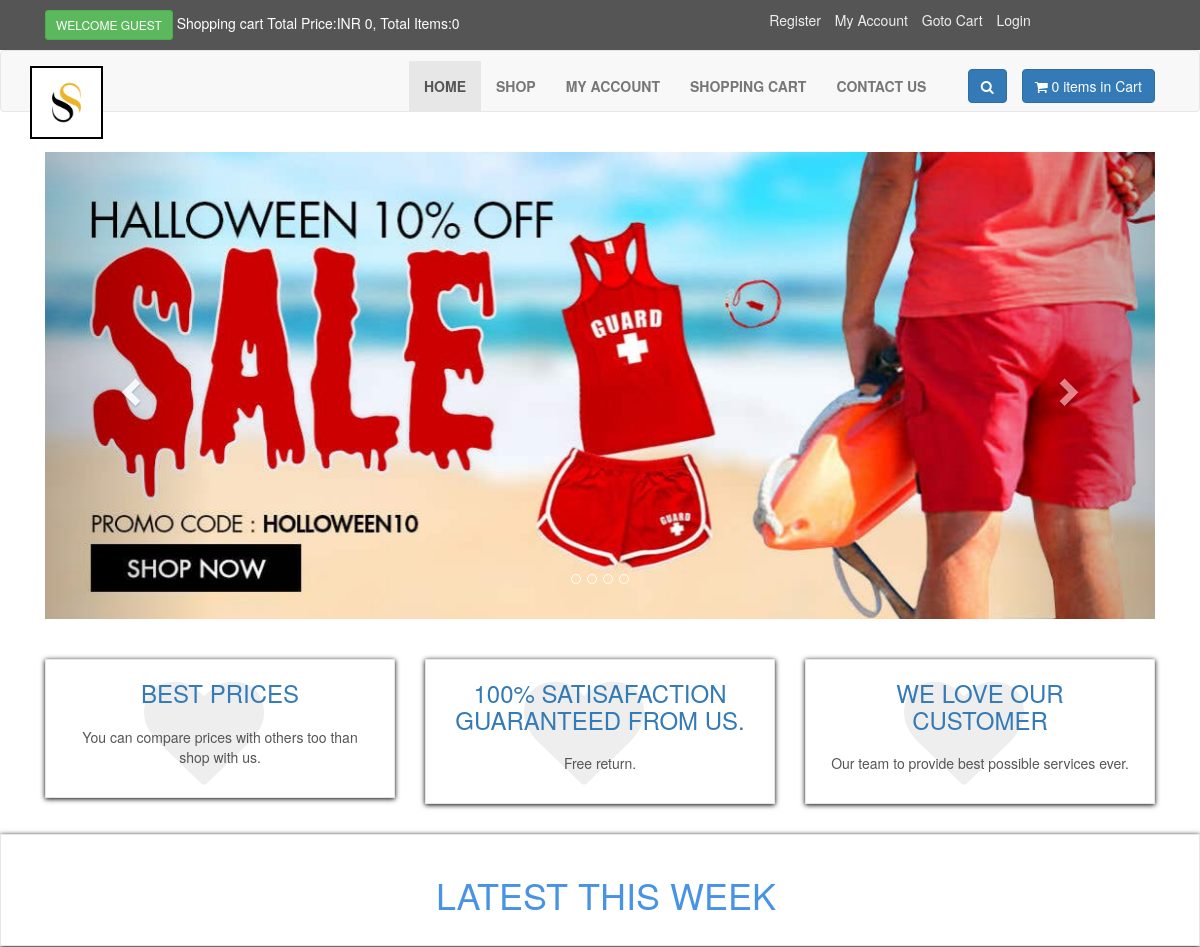
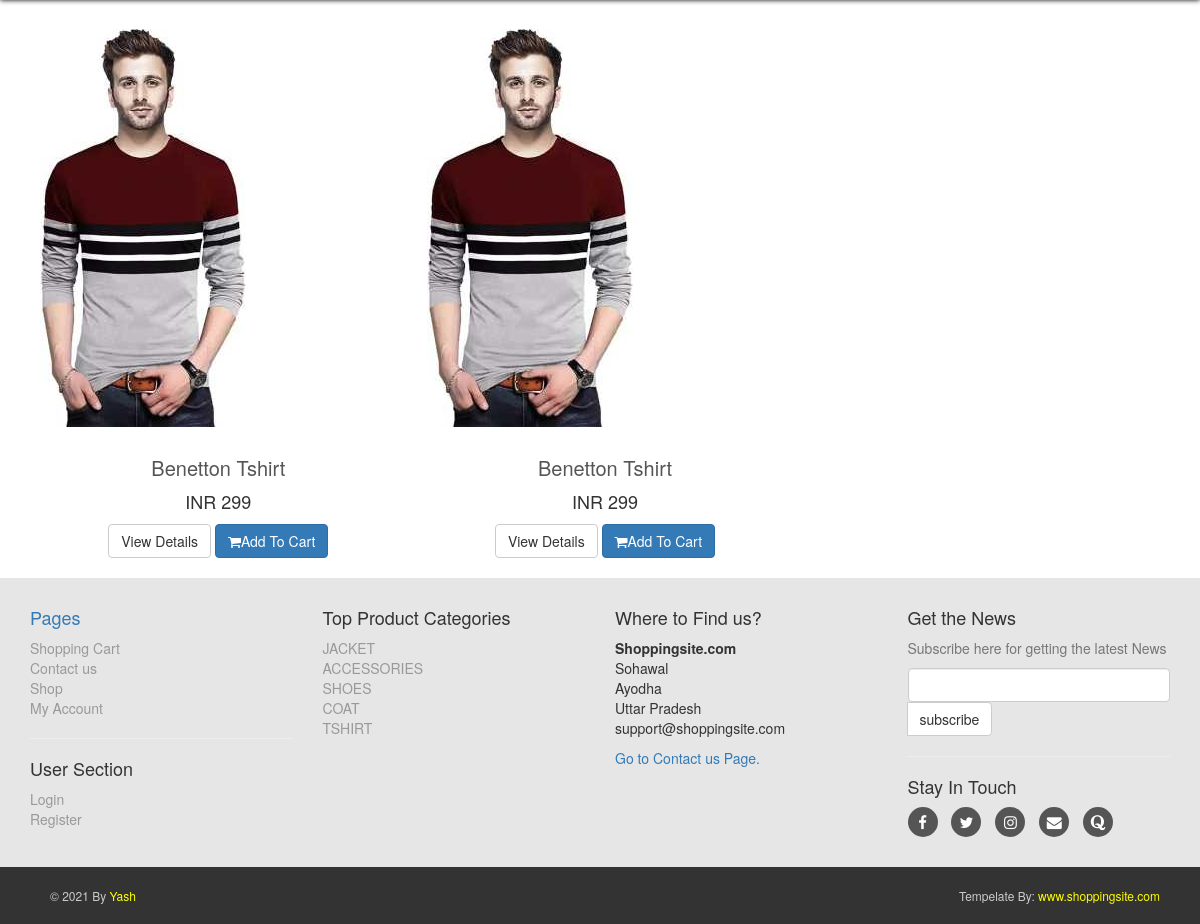
The page / on the database its author committed (2 pictures, top to bottom).
### tables this page shows
CREATE TABLE `products` (
  `product_id` int(11) NOT NULL,
  `p_cat_id` int(11) NOT NULL,
  `cat_id` int(11) NOT NULL,
  `date` timestamp NOT NULL DEFAULT CURRENT_TIMESTAMP ON UPDATE CURRENT_TIMESTAMP,
  `product_title` varchar(1000) NOT NULL,
  `product_main_img` varchar(1000) NOT NULL,
  `product_img1` varchar(1000) NOT NULL,
  `product_img2` varchar(1000) NOT NULL,
  `product_price` int(11) NOT NULL,
  `product_desc` varchar(1000) NOT NULL,
  `product_keyword` varchar(1000) NOT NULL
);

CREATE TABLE `product_categories` (
  `p_cat_id` int(11) NOT NULL,
  `p_cat_title` text NOT NULL,
  `p_cat_desc` text NOT NULL
);

### functions/functions.php (the view, shortened to what this page needs)
<?php
    $db=mysqli_connect("localhost","root","","ecom");
    function getUserIP(){
        switch (true){
            default:return $_SERVER['REMOTE_ADDR'];
        }
    }
    function item(){
        global $db;
        $ip_add=getUserIP();
        $get_items="SELECT * FROM cart WHERE ip_add='$ip_add'";
        $run_item=mysqli_query($db,$get_items);
        $count=mysqli_num_rows($run_item);
        echo $count;
    }
    function totalPrice(){
        $total=0;
        echo $total;
    }
    function getpro(){
        global $db;
        $get_product="SELECT * FROM products order by 1 DESC LIMIT 0,6";
        $run_product=mysqli_query($db,$get_product);
        while($row_product=mysqli_fetch_array($run_product)){
            $pro_id=$row_product['product_id'];
            $pro_title=$row_product['product_title'];
            $pro_price=$row_product['product_price'];
            $pro_main_img=$row_product['product_main_img'];
            echo "<div class='col-md-4 col-sm-6'>
                    <div class='product'>
                        <a href='details.php?pro_id=$pro_id'>
                        <img src='admin_area/product_images/$pro_main_img' alt='product main image' class='img-responsive'>
                        <div class='text'>
                            <h3><a href='details.php?pro_id=$pro_id'>$pro_title</a></h3>
                            <p class='price'>INR $pro_price</p>
                            <p class='buttons'><a href='details.php?pro_id=$pro_id' class='btn btn-default'>View Details</a>
                            <a href='details.php?pro_id=$pro_id' class='btn btn-primary'><i class='fa fa-shopping-cart'></i>Add To Cart</a>
                            <p>
                        </div>
                        <a>
                    </div>
            </div>";
        }
    }
?>

### includes/footer.php (shortened to what this page needs)
<?php
include("db.php");
?>
<div id="footer">
    <div class="container">
        <div class="row">
            <div class="col-md-3 col-sm-6">
                <h4>Pages</h4>
                <ul>
                    <li><a href="cart.php">Shopping Cart</a></li>
                    <li><a href="contact.php">Contact us</a></li>
                    <li><a href="shop.php">Shop</a></li>
                    <li><a href="checkout.php">My Account</a></li>
                </ul>
                <hr>
                <h4>User Section</h4>
                <ul>
                    <li><a href="checkout.php">Login</a></li>
                    <li><a href="customer_registration.php">Register</a></li>
                </ul>
            </div>
            <div class="col-md-3 col-sm-6">
                <h4>Top Product Categories</h4>
                <ul>
                    <?php
                    $get_p_cats="SELECT * FROM product_categories";
                    $run_p_cats=mysqli_query($conn,$get_p_cats);
                    while($row_p_cat=mysqli_fetch_array($run_p_cats)){
                        $p_cat_id=$row_p_cat['p_cat_id'];
                        $p_cat_title=$row_p_cat['p_cat_title'];
                        echo "<li><a href='shop.php?p_cat=$p_cat_id'>$p_cat_title</a></li>";
                    }
                    ?>
                </ul>
            </div>
            <div class="col-md-3 col-sm-6">
                <h4>Where to Find us?</h4>
                <p>
                    <strong>Shoppingsite.com</strong>
                    <br>Sohawal
                    <br>Ayodha
                    <br>Uttar Pradesh
                    <br>support@shoppingsite.com
                </p>
                <a href="contact.php">Go to Contact us Page.</a>
            </div>
            <div class="col-md-3 col-sm-6">
                <h4>Get the News</h4>
                <p class="text-muted">
                    Subscribe here for getting the latest News
                </p>
                <form action="" method="post">
                    <div class="input-green">
                        <input type="text" name="email" class="form-control">
                        <span class="input-group-btn">
                        <input type="submit" class="btn btn-default" value="subscribe">
                        </span>
                    </div>
                </form>
                <hr>
                <h4>Stay In Touch</h4>
                <p class="social">
                <a href="#"><i class="fa fa-facebook"></i></a>
                <a href="#"><i class="fa fa-twitter"></i></a>
                <a href="#"><i class="fa fa-instagram"></i></a>
                <a href="#"><i class="fa fa-envelope"></i></a>
                <a href="#"><i class="fa fa-quora"></i></a>
                </p>
            </div>
        </div>
    </div>
</div>
<div class="copyright">
                <div class="container">
                    <div class="col-md-6">
                        <p class="pull-left">
                            &copy; 2021 By <span style="color:#ffff00">Yash<span>
                        </p>
                    </div>
                    <div class="col-md-6">
                        <p class="pull-right">
                            Tempelate By: <a href="index.php">www.shoppingsite.com</a>
                        </p>
                    </div>
                </div>
            </div>

### style.css (style rules this page uses)
body { font-family: "Roboto",Helvetica,Arial,sans-serif; font-size: 14px; line-height: 1.42857; color: #333333; background-color: #f0f0f0; }
.btn-primary { color: rgb(255,255,255); background-color: rgb(79,191,168); border-color: rgb(65,179,156); }
#content .product .text p.price { font-size: 18px; text-align: center; font-weight: 300; }
#content .product .text .buttons { clear: both; text-align: center; }
#content .product .text h3 { text-align: center; font-size: 20px; }
#content .product .text h3 a { color: rgb(85, 85,85); }
#content .product .text { padding: 10px 10px 0px; }
#content .product .text .buttons .btn { margin-bottom: 10px; }
#footer { background:#e6e6e6; padding:20px 0; }
#footer ul { padding-left:0; list-style:none; }
#footer ul a { color:#999999; padding:20px 0; }
#footer .social { text-align: left; }
#footer .social a { margin: 0 10px 0 0; color:#fff; display: inline-block; width: 30px; height: 30px; border-radius: 15px; line-height: 30px; font-size: 15px; text-align: center; transform: all 0.2s ease-out; vertical-align: botton; background-color: #555555; }
.copyright { background: #333; color: #ccc; padding: 20px; font-size: 12px; }
.copyright a { color: #ffff00; }
.copyright p { margin: 0; }

### rows shown on the page
products: product_main_img (picture), product_title "Benetton Tshirt", product_price "299"
products: product_main_img (picture), product_title "Benetton Tshirt", product_price "299"
product_categories: p_cat_title "JACKET"
product_categories: p_cat_title "ACCESSORIES"
product_categories: p_cat_title "SHOES"
product_categories: p_cat_title "COAT"
product_categories: p_cat_title "TSHIRT"

### other values the page prints
$total "0"
$count "0 0"
